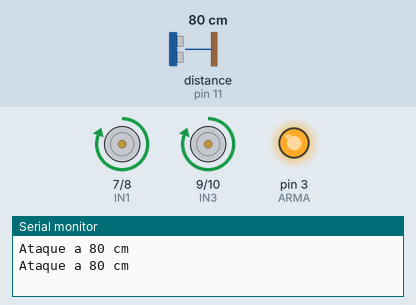
Simulated run of this sketch. Board: Arduino Uno, built with avr-gcc and run on an emulated ATmega328P. Shown: motor-driver pin pairs drawn as motors (green arrow = first pin HIGH = forward, orange = second pin HIGH = backward, longer = more drive, scaled by the enable pin), output pins drawn as LEDs (lit = HIGH), the last lines printed to the serial monitor. Wiring (inferred from the names in the program): ultrasonic range finder: trigger pin 12; echo pin 11. The inputs (shaded band) are chosen by the test bench; at power-on: distance to the obstacle (sensor on pin 11) 80 cm. The echo pulse lasts 58.3 µs per cm; pins used as bus, display or sensor lines are not drawn.

Above: at 6.2 s.
6.3 s: distance to the obstacle (sensor on pin 11) set to 111 cm
9.8 s: distance to the obstacle (sensor on pin 11) set to 118 cm
At 10.9 s:
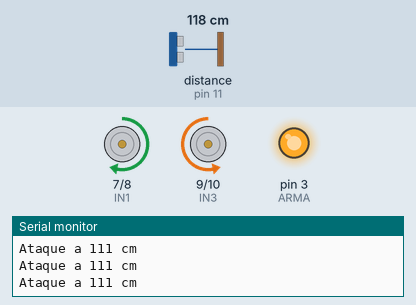
12.0 s: distance to the obstacle (sensor on pin 11) set to 2 cm
At 12.91 s:
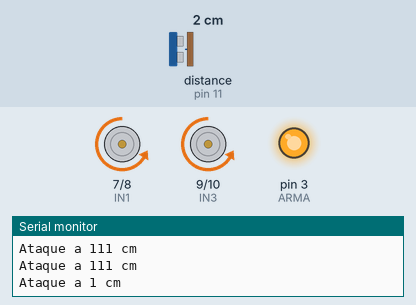
16.2 s: distance to the obstacle (sensor on pin 11) set to 120 cm
Timing chart, 0 to 18.9 s (numbered marks = the images above; inputs shaded):
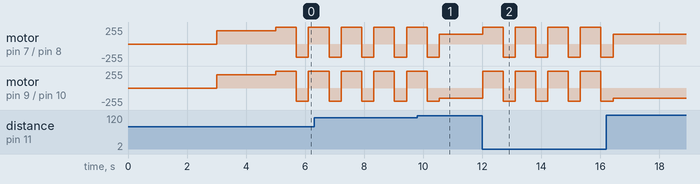

The sketch:

warbotauto.ino
```cpp
// Robot de combate autónomo: sale al centro de la arena, busca girando con el
// ultrasonido, ataca con el arma a fondo y retrocede después de cada pasada
// (para que la barra recupere velocidad).
// Ojo: el ultrasonido no distingue al rival de una pared. Desde el centro, las
// paredes quedan a más de 1,2 m: lo que esté más cerca debería ser el rival.
// ¿Se te ocurre algo mejor?
// En el robot real, el ESC se maneja con la librería Servo: esc.attach(ARMA);
// esc.writeMicroseconds(1000) = quieta … 2000 = máxima (y se «arma» con 1000 al empezar).
// En el laboratorio también entiende analogWrite: 0 = quieta, 255 = máxima.

const int TRIG = 12;
const int ECHO = 11;
const int ARMA = 3;

const int ENA = 5, IN1 = 7, IN2 = 8;   // motores del lado izquierdo
const int ENB = 6, IN3 = 9, IN4 = 10;   // motores del lado derecho

// Velocidad de cada lado: de -255 (atrás) a 255 (adelante)
void motores(int izq, int der) {
  izq = constrain(izq, -255, 255);
  der = constrain(der, -255, 255);
  digitalWrite(IN1, izq >= 0 ? HIGH : LOW);
  digitalWrite(IN2, izq >= 0 ? LOW : HIGH);
  analogWrite(ENA, abs(izq));
  digitalWrite(IN3, der >= 0 ? HIGH : LOW);
  digitalWrite(IN4, der >= 0 ? LOW : HIGH);
  analogWrite(ENB, abs(der));
}

// Mide la distancia en cm con el HC-SR04 (400 si no hay eco)
long medirCm() {
  digitalWrite(TRIG, LOW);
  delayMicroseconds(2);
  digitalWrite(TRIG, HIGH);      // pulso de 10 µs = "dispara"
  delayMicroseconds(10);
  digitalWrite(TRIG, LOW);
  long us = pulseIn(ECHO, HIGH, 30000);  // cuánto dura el eco (máx. 30 ms)
  if (us == 0) return 400;               // sin eco: nada adelante
  return us / 58;                        // 58 µs por cada cm (ida y vuelta)
}

const int CERCA_CM = 115;   // más cerca que las paredes: ahí está el rival

void setup() {
  pinMode(ENA, OUTPUT); pinMode(IN1, OUTPUT); pinMode(IN2, OUTPUT);
  pinMode(ENB, OUTPUT); pinMode(IN3, OUTPUT); pinMode(IN4, OUTPUT);
  pinMode(TRIG, OUTPUT); pinMode(ECHO, INPUT);
  pinMode(ARMA, OUTPUT);
  Serial.begin(9600);
  delay(3000);               // la cuenta del juez: quieto hasta que empiece
  analogWrite(ARMA, 255);    // el arma a fondo durante todo el combate
  motores(200, 200);         // sale de la esquina hacia el centro (≈ 1 m)
  delay(2000);
  motores(0, 0);
}

void loop() {
  long cm = medirCm();
  if (cm < CERCA_CM) {
    Serial.print("Ataque a "); Serial.print(cm); Serial.println(" cm");
    motores(255, 255);       // a fondo contra lo que tiene delante
    delay(700);
    motores(-200, -200);     // retrocede para volver a tomar impulso
    delay(400);
  } else {
    motores(150, -150);      // busca girando en el lugar
    delay(60);
  }
}
```

Measured:
- the behaviour switches between 114 and 115 cm on distance to the obstacle (sensor on pin 11) (found by bisection; images 0 and 1)
- after the input at 12.0 s, motor on pin 7 (IN1) / pin 8 (IN2), motor on pin 9 (IN3) / pin 10 (IN4): alternates forward 255/255 for 0.70 s and backward 200/255 for 0.40 s, starting at once
- by itself, motor on pin 7 (IN1) / pin 8 (IN2), motor on pin 9 (IN3) / pin 10 (IN4): alternates forward 255/255 for 0.70 s and backward 200/255 for 0.41 s
